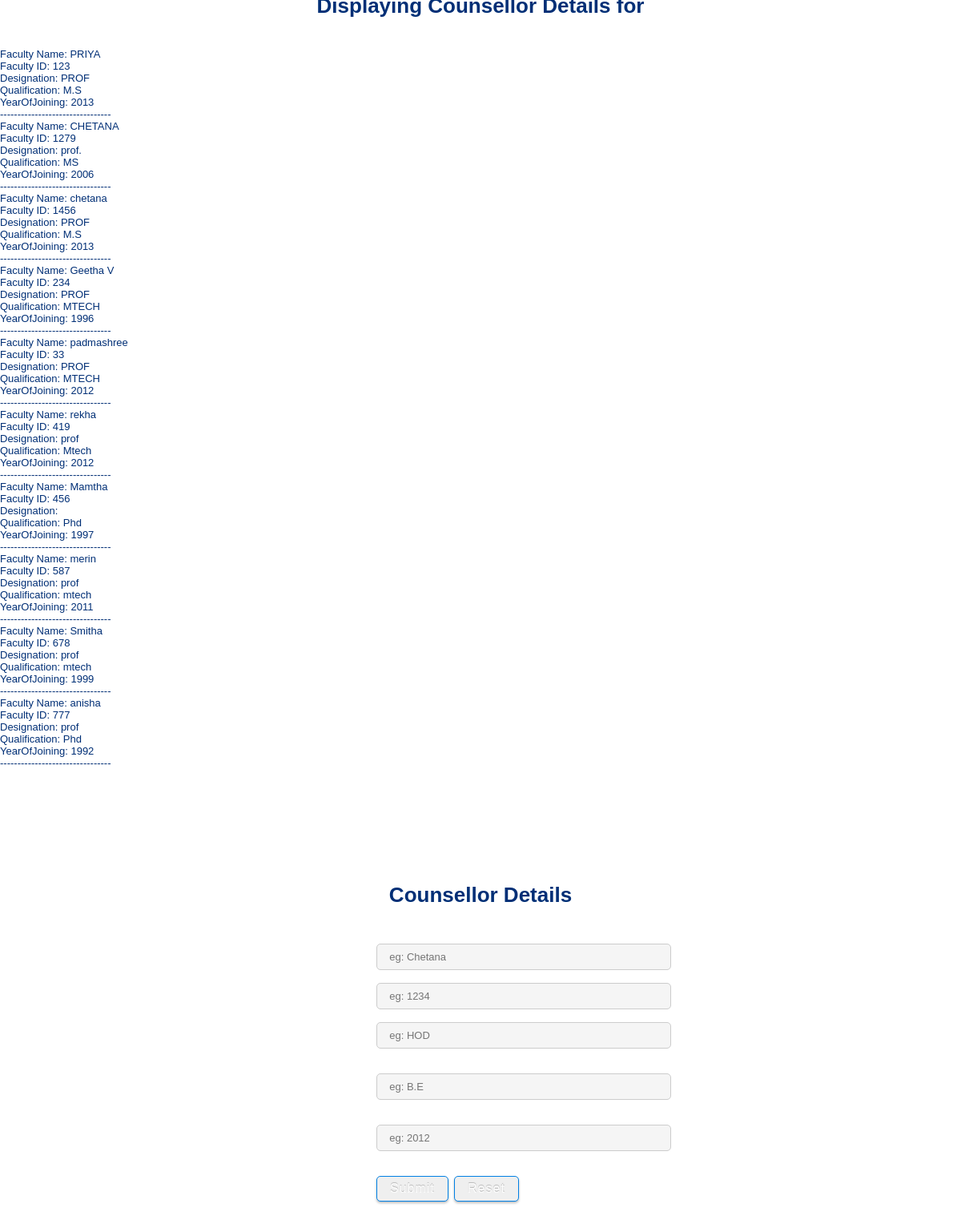
/1rv12is048,058,040/stud/UPHT1/COUNSELLOR/COUNS.php, run on the app's committed database.
### tables this page shows
CREATE TABLE IF NOT EXISTS `counsellor` (
  `Name` varchar(30) DEFAULT NULL,
  `Fid` varchar(10) NOT NULL,
  `Designation` varchar(10) DEFAULT NULL,
  `Qualification` varchar(10) DEFAULT NULL,
  `YearOfJoining` int(4) DEFAULT NULL
);

### 1rv12is048,058,040/stud/UPHT1/COUNSELLOR/COUNS.php (the view, shortened to what this page needs)
<!DOCTYPE html PUBLIC "-//W3C//DTD XHTML 1.0 Transitional//EN" "http://www.w3.org/TR/xhtml1/DTD/xhtml1-transitional.dtd">
<html xmlns="http://www.w3.org/1999/xhtml" lang="en" xml:lang="en">
<head>
<link href="css/style_demo.css" rel="stylesheet" type="text/css" />
</head>
<?php
$dbhost = 'localhost';
$dbuser = 'root';
$dbpass = '';
$conn = mysql_connect($dbhost, $dbuser, $dbpass);
$sql = 'SELECT * FROM COUNSELLOR';
$retval = mysql_query( $sql, $conn );
?>
<h1 align="center" color="FF0000">Displaying Counsellor Details for </h1>
<br><br><br>
<?php
while($row = mysql_fetch_array($retval))
{
    echo "Faculty Name: {$row['Name']} <br> ".
		 "Faculty ID: {$row['Fid']} <br> ".
		 "Designation: {$row['Designation']} <br> ".
		 "Qualification: {$row['Qualification']} <br> ".
		 "YearOfJoining: {$row['YearOfJoining']} <br> ".
         "--------------------------------<br>";
}
?>
<body use oncontextmenu="return false;">
<form method="post" action="COUNS2.php">
<div id="bodyfull">
<br><br><br><br><br><br><br><br><br><br>
<div id="bodyfull2">
<h1 align="center" color="FF0000"  >Counsellor Details</h1>
	<div id="center">
		<div class="inner_right_demo">
		<form name="register" action="#null" method="post" id="register">
			<div class="form_box">
				<div>
					<label>Name</label>
					<input type="text" placeholder="  eg: Chetana " id="Name" name="Name" maxlength="30" size="20" required="required">
				</div>
				<div>
					<label>Fid</label>
					<input type="text" placeholder="  eg: 1234  " id="Fid" name="Fid" maxlength="10" size="10" required="required">
				</div>
				<div>
					<label>Designation</label>
					<input type="text" placeholder="  eg: HOD  " id="Designation" name="Designation" maxlength="10" size="10" required="required"><br><br>
				</div>
				<div>
					<label>Qualification</label>
					<input type="text" placeholder="  eg: B.E  " id="Qualification" name="Qualification" maxlength="10" size="10" required="required"><br><br>
				</div>
				<div>
					<label>YearOfJoining</label>
					<input type="number" placeholder="  eg: 2012  " id="YearOfJoining	" name="YearOfJoining" min="1000"  max="9999" "pattern=".{4,4} maxlength="4"  size="10" required="required"><br><br>
				</div>
				<div>
				<form name="myForm" action="COUNS2.php" onsubmit="return validateForm()" method="post">
					<label>&nbsp; &nbsp;</label>
					<div class="otherinputs" ><input type="submit" value="Submit" name="B1" class="submit">&nbsp; <input type="reset" value="Reset" name="B2" class="submit"></div>
				</form>
				</div>
			</div>
			</form>
		</div>
</div>
</div>
</div>
</body>
</html>

### 1rv12is048,058,040/stud/UPHT1/COUNSELLOR/css/style_demo.css (style rules this page uses)
* { margin:0; padding:0; }
body { background-image:url("5713072784_f8a79445c3_b.JPG"); background-repeat: no-repeat; margin: 0px; padding: 0px; font-family: Trebuchet MS, Arial, Verdana; font-size:13px; background-color:#FFFFFF text-align: center; color: #002f76; line-height:15px; }
#bodyfull { width:100%; }
#bodyfull2 { width:100%; float:left; }
#center { width:980px; margin:0 auto; }
.form_box { .background-color: #fdfdfd; .border: 1px solid #CBCBCB; .border-radius: 5px; .box-shadow: 0 2px 5px rgba(50, 50, 50, 0.1); display: block; margin: 20px auto; padding: 25px; width: 550px; clear: both; }
.form_box label { clear: both; display: inline-block; float: left; color: #FFFFFF; font-family: Aclonica; font-size: 16px; font-weight: bold; letter-spacing: 1px; line-height: 1em; margin: 5px 0; padding: 12px 0 0 0; width: 145px; }
.form_box input[type=text], input[type=password] ,input[type=number], input[type=email],input[type=tel], .form_box textarea, .form_box select { background: none repeat scroll 0 0 #F5F5F5; border: 1px solid #CCCCCC; border-radius: 5px; box-shadow: 0 0 5px rgba(81, 203, 238, 0); color: #666666; font-family: TitilliumText22LBold,ArtifikaMedium,Arial,Helvetica,sans-serif; font-size: 13px; margin: 8px 0; padding: 8px; vertical-align: top; width: 350px; }
.form_box input.submit { background: -moz-linear-gradient(center bottom , #0391fe 12%, #4ea0ee 100%) repeat scroll 0 0 rgba(0, 0, 0, 0); border: 1px solid #0080e5; border-radius: 5px; box-shadow: 0 2px 3px rgba(0, 0, 0, 0.25); color: #FFFFFF; cursor: pointer; font-size: 16px; font-style:bold; padding: 6px 16px; text-decoration: none; text-shadow: 0 -1px 1px rgba(0, 0, 0, 0.25); width: auto; letter-spacing: 1px; }
.otherinputs { width: 350px; margin: 8px 0; color: #4000FF; font-family: TitilliumText22LBold,ArtifikaMedium,Arial,Helvetica,sans-serif; font-size: 13px; }

### data on the page
counsellor: Name "PRIYA", Fid "123", Designation "PROF", Qualification "M.S", YearOfJoining "2013"
counsellor: Name "CHETANA", Fid "1279", Designation "prof.", Qualification "MS", YearOfJoining "2006"
counsellor: Name "chetana", Fid "1456", Designation "PROF", Qualification "M.S", YearOfJoining "2013"
counsellor: Name "Geetha V", Fid "234", Designation "PROF", Qualification "MTECH", YearOfJoining "1996"
counsellor: Name "padmashree", Fid "33", Designation "PROF", Qualification "MTECH", YearOfJoining "2012"
counsellor: Name "rekha", Fid "419", Designation "prof", Qualification "Mtech", YearOfJoining "2012"
counsellor: Name "Mamtha", Fid "456", Qualification "Phd", YearOfJoining "1997"
counsellor: Name "merin", Fid "587", Designation "prof", Qualification "mtech", YearOfJoining "2011"
counsellor: Name "Smitha", Fid "678", Designation "prof", Qualification "mtech", YearOfJoining "1999"
counsellor: Name "anisha", Fid "777", Designation "prof", Qualification "Phd", YearOfJoining "1992"
